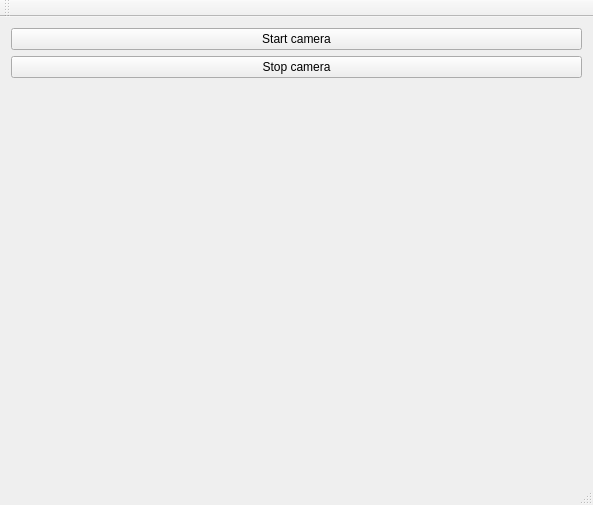
<?xml version="1.0" encoding="UTF-8"?>
<ui version="4.0">
 <class>MainWindow</class>
 <widget class="QMainWindow" name="MainWindow">
  <property name="geometry">
   <rect>
    <x>0</x>
    <y>0</y>
    <width>593</width>
    <height>505</height>
   </rect>
  </property>
  <property name="windowTitle">
   <string>MainWindow</string>
  </property>
  <widget class="QWidget" name="centralWidget">
   <layout class="QVBoxLayout" name="verticalLayout">
    <item>
     <widget class="QPushButton" name="cam_start_btn">
      <property name="text">
       <string>Start camera</string>
      </property>
     </widget>
    </item>
    <item>
     <widget class="QPushButton" name="cam_stop_btn">
      <property name="text">
       <string>Stop camera</string>
      </property>
     </widget>
    </item>
    <item>
     <widget class="QLabel" name="display">
      <property name="text">
       <string/>
      </property>
     </widget>
    </item>
   </layout>
  </widget>
  <widget class="QMenuBar" name="menuBar">
   <property name="geometry">
    <rect>
     <x>0</x>
     <y>0</y>
     <width>593</width>
     <height>22</height>
    </rect>
   </property>
  </widget>
  <widget class="QToolBar" name="mainToolBar">
   <attribute name="toolBarArea">
    <enum>TopToolBarArea</enum>
   </attribute>
   <attribute name="toolBarBreak">
    <bool>false</bool>
   </attribute>
  </widget>
  <widget class="QStatusBar" name="statusBar"/>
 </widget>
 <layoutdefault spacing="6" margin="11"/>
 <resources/>
 <connections/>
</ui>
